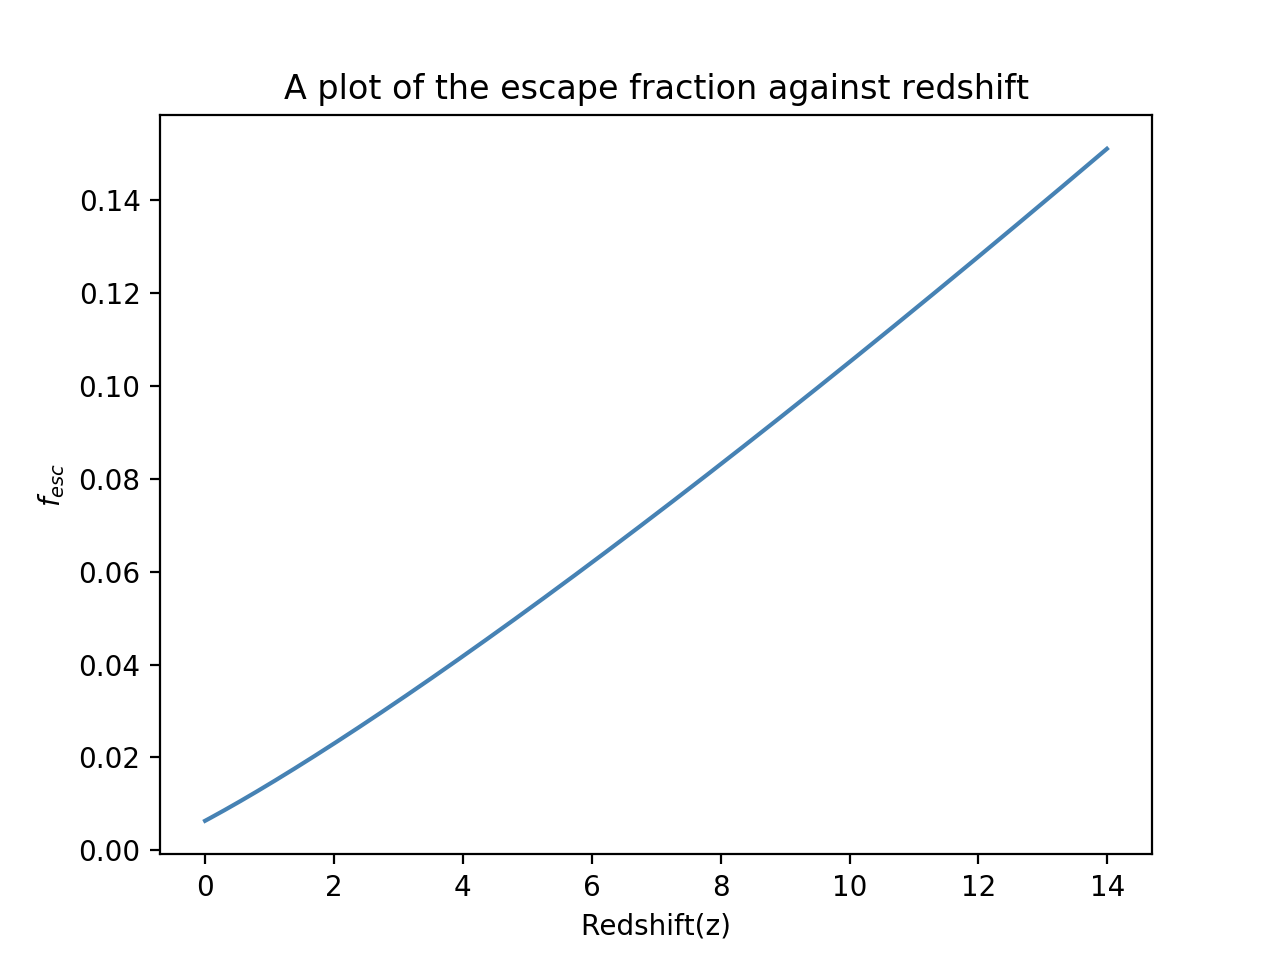

Recreate this plot in Python.
"""
Generates a plot of the escape fraction against redshift
"""
import matplotlib.pyplot as plt
import numpy as np
import Main_UV as mod
import math
import random_array_generator as rag
import pandas as pd

#TIME CONDITIONS
startT = mod.startT
finishT = mod.finishT
TStep = mod.TStep

#GENERATE Z AND t ARRAYS
z,t = mod.redshift(startT, finishT, TStep)

#GENERATE f_esc ARRAY
f = [mod.f_esc_UV(i) for i in z]

#PLOTS Z AGAINST f
plt.figure("f_esc")
plt.title("A plot of the escape fraction against redshift")
plt.plot(z, f, color = 'steelblue')
plt.xlabel("Redshift(z)")
plt.ylabel(r"$f_{esc}$")
plt.show()
